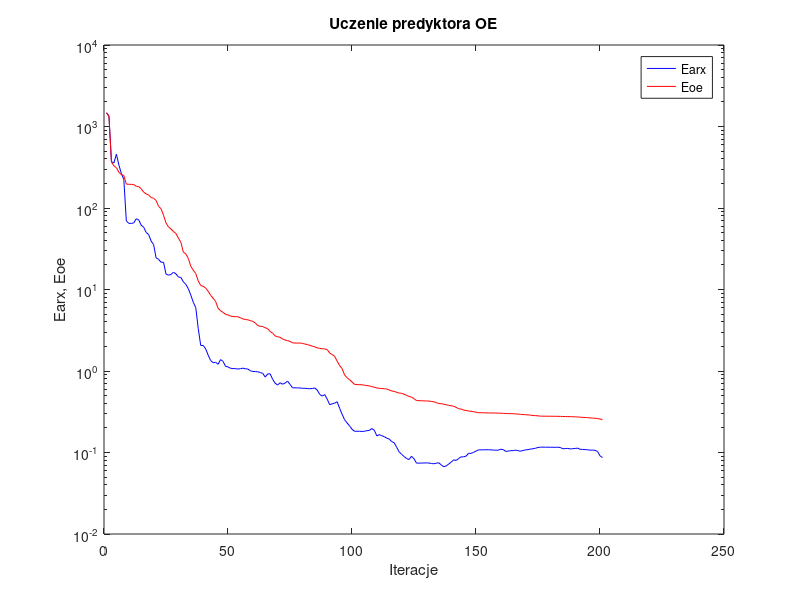
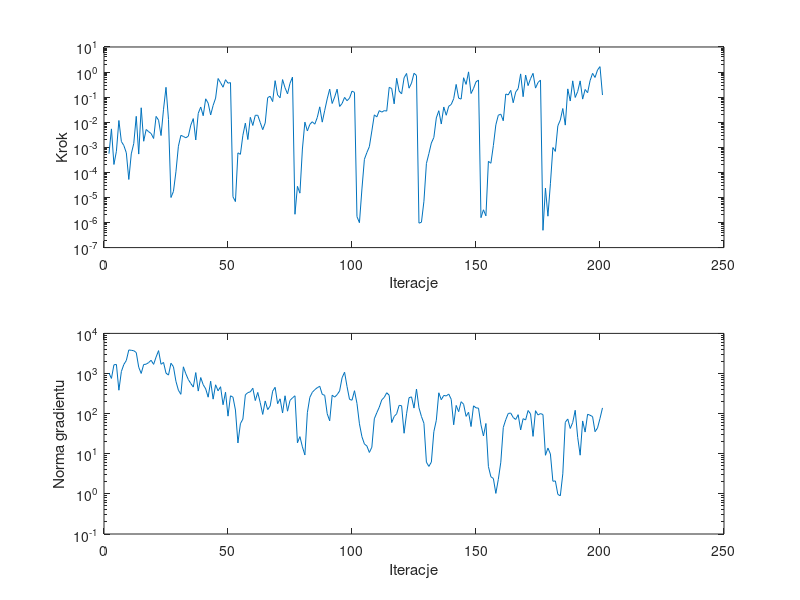

MATLAB code for these plots, in order:
%uczenie predyktora oe
clear all;
n=0; farx(n+1)=1.469385e+003; foe(n+1)=1.479382e+003; wspucz(n+1)=0.000000e+000; ng(n+1)=0.000000e+000;
%odnowa zmiennej metryki
n=1; farx(n+1)=1.337839e+003; foe(n+1)=1.338814e+003; krok(n+1)=5.559287e-004; ng(n+1)=1.024764e+003;
n=2; farx(n+1)=3.705254e+002; foe(n+1)=3.671561e+002; krok(n+1)=5.414124e-003; ng(n+1)=7.544537e+002;
n=3; farx(n+1)=3.581200e+002; foe(n+1)=3.288887e+002; krok(n+1)=2.064885e-004; ng(n+1)=1.647818e+003;
n=4; farx(n+1)=4.573536e+002; foe(n+1)=3.122995e+002; krok(n+1)=6.935224e-004; ng(n+1)=1.683159e+003;
n=5; farx(n+1)=3.362836e+002; foe(n+1)=2.743293e+002; krok(n+1)=1.170476e-002; ng(n+1)=3.835334e+002;
n=6; farx(n+1)=2.660557e+002; foe(n+1)=2.565154e+002; krok(n+1)=1.708199e-003; ng(n+1)=1.119290e+003;
n=7; farx(n+1)=2.229962e+002; foe(n+1)=2.503152e+002; krok(n+1)=1.174207e-003; ng(n+1)=1.682004e+003;
n=8; farx(n+1)=6.943421e+001; foe(n+1)=1.964543e+002; krok(n+1)=6.038301e-004; ng(n+1)=2.113686e+003;
n=9; farx(n+1)=6.484480e+001; foe(n+1)=1.953123e+002; krok(n+1)=5.210339e-005; ng(n+1)=3.863298e+003;
n=10; farx(n+1)=6.469748e+001; foe(n+1)=1.950917e+002; krok(n+1)=5.465324e-004; ng(n+1)=3.790245e+003;
n=11; farx(n+1)=6.569207e+001; foe(n+1)=1.939651e+002; krok(n+1)=1.420511e-003; ng(n+1)=3.700365e+003;
n=12; farx(n+1)=7.375771e+001; foe(n+1)=1.845947e+002; krok(n+1)=1.716139e-002; ng(n+1)=3.337619e+003;
n=13; farx(n+1)=7.159368e+001; foe(n+1)=1.831834e+002; krok(n+1)=5.362933e-004; ng(n+1)=1.432506e+003;
n=14; farx(n+1)=6.139345e+001; foe(n+1)=1.716831e+002; krok(n+1)=3.763810e-002; ng(n+1)=1.004198e+003;
n=15; farx(n+1)=5.811721e+001; foe(n+1)=1.564910e+002; krok(n+1)=1.742801e-003; ng(n+1)=1.678278e+003;
n=16; farx(n+1)=5.012717e+001; foe(n+1)=1.487853e+002; krok(n+1)=5.128285e-003; ng(n+1)=1.708281e+003;
n=17; farx(n+1)=4.719413e+001; foe(n+1)=1.448608e+002; krok(n+1)=4.184278e-003; ng(n+1)=1.874702e+003;
n=18; farx(n+1)=3.928713e+001; foe(n+1)=1.343830e+002; krok(n+1)=3.544455e-003; ng(n+1)=2.135772e+003;
n=19; farx(n+1)=3.566158e+001; foe(n+1)=1.316823e+002; krok(n+1)=2.241713e-003; ng(n+1)=1.690035e+003;
n=20; farx(n+1)=2.445644e+001; foe(n+1)=1.236079e+002; krok(n+1)=1.705843e-002; ng(n+1)=2.570133e+003;
n=21; farx(n+1)=2.351971e+001; foe(n+1)=1.049615e+002; krok(n+1)=1.204622e-002; ng(n+1)=3.721812e+003;
n=22; farx(n+1)=2.156885e+001; foe(n+1)=9.791813e+001; krok(n+1)=2.939560e-003; ng(n+1)=1.699605e+003;
n=23; farx(n+1)=2.160706e+001; foe(n+1)=8.155290e+001; krok(n+1)=3.294318e-002; ng(n+1)=1.890959e+003;
n=24; farx(n+1)=1.547503e+001; foe(n+1)=6.564908e+001; krok(n+1)=2.465387e-001; ng(n+1)=1.021840e+003;
n=25; farx(n+1)=1.501445e+001; foe(n+1)=5.864846e+001; krok(n+1)=1.290032e-002; ng(n+1)=9.139863e+002;
%odnowa zmiennej metryki
n=26; farx(n+1)=1.524676e+001; foe(n+1)=5.532123e+001; krok(n+1)=9.952471e-006; ng(n+1)=1.804848e+003;
n=27; farx(n+1)=1.629544e+001; foe(n+1)=5.157705e+001; krok(n+1)=1.733471e-005; ng(n+1)=1.478741e+003;
n=28; farx(n+1)=1.558267e+001; foe(n+1)=4.866383e+001; krok(n+1)=1.051281e-004; ng(n+1)=6.403659e+002;
n=29; farx(n+1)=1.424525e+001; foe(n+1)=4.279865e+001; krok(n+1)=1.104943e-003; ng(n+1)=3.834397e+002;
n=30; farx(n+1)=1.407516e+001; foe(n+1)=3.786414e+001; krok(n+1)=2.990450e-003; ng(n+1)=3.028670e+002;
n=31; farx(n+1)=1.240263e+001; foe(n+1)=2.872762e+001; krok(n+1)=2.707062e-003; ng(n+1)=1.469113e+003;
n=32; farx(n+1)=1.155473e+001; foe(n+1)=2.733213e+001; krok(n+1)=2.394037e-003; ng(n+1)=9.842232e+002;
n=33; farx(n+1)=1.022963e+001; foe(n+1)=2.403435e+001; krok(n+1)=2.778799e-003; ng(n+1)=7.085894e+002;
n=34; farx(n+1)=8.538747e+000; foe(n+1)=1.929006e+001; krok(n+1)=7.660947e-003; ng(n+1)=5.628997e+002;
n=35; farx(n+1)=6.967678e+000; foe(n+1)=1.722707e+001; krok(n+1)=1.394089e-002; ng(n+1)=4.587281e+002;
n=36; farx(n+1)=6.001311e+000; foe(n+1)=1.572028e+001; krok(n+1)=1.958759e-003; ng(n+1)=1.055666e+003;
n=37; farx(n+1)=3.318515e+000; foe(n+1)=1.277642e+001; krok(n+1)=2.262062e-002; ng(n+1)=3.651178e+002;
n=38; farx(n+1)=2.055007e+000; foe(n+1)=1.116931e+001; krok(n+1)=4.030924e-002; ng(n+1)=7.941849e+002;
n=39; farx(n+1)=2.061243e+000; foe(n+1)=1.096670e+001; krok(n+1)=1.815661e-002; ng(n+1)=5.259511e+002;
n=40; farx(n+1)=1.866245e+000; foe(n+1)=1.038061e+001; krok(n+1)=8.569436e-002; ng(n+1)=4.147032e+002;
n=41; farx(n+1)=1.567712e+000; foe(n+1)=9.525997e+000; krok(n+1)=5.753341e-002; ng(n+1)=2.569799e+002;
n=42; farx(n+1)=1.343211e+000; foe(n+1)=8.486238e+000; krok(n+1)=1.939776e-002; ng(n+1)=6.433524e+002;
n=43; farx(n+1)=1.265396e+000; foe(n+1)=7.821475e+000; krok(n+1)=4.663470e-002; ng(n+1)=2.297090e+002;
n=44; farx(n+1)=1.280794e+000; foe(n+1)=7.132538e+000; krok(n+1)=9.137743e-002; ng(n+1)=5.233976e+002;
n=45; farx(n+1)=1.207836e+000; foe(n+1)=5.893262e+000; krok(n+1)=5.535078e-001; ng(n+1)=3.706211e+002;
n=46; farx(n+1)=1.380090e+000; foe(n+1)=5.480851e+000; krok(n+1)=3.770915e-001; ng(n+1)=4.687149e+002;
n=47; farx(n+1)=1.312911e+000; foe(n+1)=5.240011e+000; krok(n+1)=2.483631e-001; ng(n+1)=1.665684e+002;
n=48; farx(n+1)=1.141165e+000; foe(n+1)=4.966489e+000; krok(n+1)=4.964909e-001; ng(n+1)=3.426306e+002;
n=49; farx(n+1)=1.122772e+000; foe(n+1)=4.871526e+000; krok(n+1)=3.601750e-001; ng(n+1)=8.660833e+001;
n=50; farx(n+1)=1.080406e+000; foe(n+1)=4.722346e+000; krok(n+1)=3.805404e-001; ng(n+1)=2.784676e+002;
%odnowa zmiennej metryki
n=51; farx(n+1)=1.069830e+000; foe(n+1)=4.658502e+000; krok(n+1)=1.061240e-005; ng(n+1)=2.574947e+002;
n=52; farx(n+1)=1.069443e+000; foe(n+1)=4.643857e+000; krok(n+1)=6.844969e-006; ng(n+1)=1.230918e+002;
n=53; farx(n+1)=1.056230e+000; foe(n+1)=4.630465e+000; krok(n+1)=6.007544e-004; ng(n+1)=1.857971e+001;
n=54; farx(n+1)=1.067669e+000; foe(n+1)=4.503004e+000; krok(n+1)=5.236811e-004; ng(n+1)=5.623295e+001;
n=55; farx(n+1)=1.084740e+000; foe(n+1)=4.354845e+000; krok(n+1)=3.011555e-003; ng(n+1)=7.325039e+001;
n=56; farx(n+1)=1.065117e+000; foe(n+1)=4.284128e+000; krok(n+1)=9.201482e-003; ng(n+1)=2.942385e+002;
n=57; farx(n+1)=1.058683e+000; foe(n+1)=4.243090e+000; krok(n+1)=2.041615e-003; ng(n+1)=3.343017e+002;
n=58; farx(n+1)=1.005527e+000; foe(n+1)=4.156020e+000; krok(n+1)=1.567008e-002; ng(n+1)=3.495178e+002;
n=59; farx(n+1)=9.875809e-001; foe(n+1)=4.065431e+000; krok(n+1)=7.409251e-003; ng(n+1)=4.299304e+002;
n=60; farx(n+1)=9.834687e-001; foe(n+1)=3.888979e+000; krok(n+1)=1.887308e-002; ng(n+1)=2.117608e+002;
n=61; farx(n+1)=9.792994e-001; foe(n+1)=3.605891e+000; krok(n+1)=1.891780e-002; ng(n+1)=3.380232e+002;
n=62; farx(n+1)=9.561318e-001; foe(n+1)=3.537331e+000; krok(n+1)=9.725768e-003; ng(n+1)=1.876411e+002;
n=63; farx(n+1)=9.384129e-001; foe(n+1)=3.516013e+000; krok(n+1)=5.042985e-003; ng(n+1)=9.559874e+001;
n=64; farx(n+1)=8.418078e-001; foe(n+1)=3.396684e+000; krok(n+1)=9.326355e-003; ng(n+1)=2.072189e+002;
n=65; farx(n+1)=9.217165e-001; foe(n+1)=3.301024e+000; krok(n+1)=9.548572e-002; ng(n+1)=1.260897e+002;
n=66; farx(n+1)=9.227459e-001; foe(n+1)=3.049243e+000; krok(n+1)=1.083782e-001; ng(n+1)=1.548630e+002;
n=67; farx(n+1)=7.914572e-001; foe(n+1)=2.913537e+000; krok(n+1)=6.640781e-002; ng(n+1)=3.626248e+002;
n=68; farx(n+1)=7.091155e-001; foe(n+1)=2.697026e+000; krok(n+1)=4.536903e-001; ng(n+1)=4.527605e+002;
n=69; farx(n+1)=6.717886e-001; foe(n+1)=2.628410e+000; krok(n+1)=1.217528e-001; ng(n+1)=1.769723e+002;
n=70; farx(n+1)=7.184405e-001; foe(n+1)=2.591480e+000; krok(n+1)=9.406594e-002; ng(n+1)=2.340742e+002;
n=71; farx(n+1)=6.882029e-001; foe(n+1)=2.472744e+000; krok(n+1)=5.015999e-001; ng(n+1)=1.036688e+002;
n=72; farx(n+1)=7.106118e-001; foe(n+1)=2.401228e+000; krok(n+1)=2.363480e-001; ng(n+1)=2.786172e+002;
n=73; farx(n+1)=7.499417e-001; foe(n+1)=2.359483e+000; krok(n+1)=1.348264e-001; ng(n+1)=1.151052e+002;
n=74; farx(n+1)=6.862068e-001; foe(n+1)=2.305949e+000; krok(n+1)=3.556863e-001; ng(n+1)=2.136201e+002;
n=75; farx(n+1)=6.229217e-001; foe(n+1)=2.219326e+000; krok(n+1)=6.282866e-001; ng(n+1)=2.471877e+002;
%odnowa zmiennej metryki
n=76; farx(n+1)=6.217156e-001; foe(n+1)=2.203416e+000; krok(n+1)=2.134892e-006; ng(n+1)=2.784689e+002;
n=77; farx(n+1)=6.205851e-001; foe(n+1)=2.202714e+000; krok(n+1)=2.769106e-005; ng(n+1)=1.875126e+001;
n=78; farx(n+1)=6.192550e-001; foe(n+1)=2.201928e+000; krok(n+1)=1.482924e-005; ng(n+1)=2.672491e+001;
n=79; farx(n+1)=6.135342e-001; foe(n+1)=2.188525e+000; krok(n+1)=8.528685e-004; ng(n+1)=1.486119e+001;
n=80; farx(n+1)=6.143722e-001; foe(n+1)=2.141344e+000; krok(n+1)=1.007731e-002; ng(n+1)=9.322712e+000;
n=81; farx(n+1)=6.086009e-001; foe(n+1)=2.111605e+000; krok(n+1)=4.478448e-003; ng(n+1)=1.056660e+002;
n=82; farx(n+1)=6.067104e-001; foe(n+1)=2.068078e+000; krok(n+1)=8.180929e-003; ng(n+1)=2.548680e+002;
n=83; farx(n+1)=6.099432e-001; foe(n+1)=2.014198e+000; krok(n+1)=1.042882e-002; ng(n+1)=3.398909e+002;
n=84; farx(n+1)=6.194586e-001; foe(n+1)=1.976412e+000; krok(n+1)=8.346822e-003; ng(n+1)=3.958946e+002;
n=85; farx(n+1)=5.824347e-001; foe(n+1)=1.924291e+000; krok(n+1)=1.547817e-002; ng(n+1)=4.432396e+002;
n=86; farx(n+1)=5.153554e-001; foe(n+1)=1.891368e+000; krok(n+1)=4.102628e-002; ng(n+1)=4.806950e+002;
n=87; farx(n+1)=4.926399e-001; foe(n+1)=1.878312e+000; krok(n+1)=1.007231e-002; ng(n+1)=3.021437e+002;
n=88; farx(n+1)=5.133021e-001; foe(n+1)=1.865224e+000; krok(n+1)=2.981463e-002; ng(n+1)=2.859201e+002;
n=89; farx(n+1)=4.516362e-001; foe(n+1)=1.832990e+000; krok(n+1)=8.512166e-002; ng(n+1)=9.937989e+001;
n=90; farx(n+1)=3.858017e-001; foe(n+1)=1.658661e+000; krok(n+1)=2.082003e-001; ng(n+1)=6.626127e+001;
n=91; farx(n+1)=3.957670e-001; foe(n+1)=1.595429e+000; krok(n+1)=5.576355e-002; ng(n+1)=2.875641e+002;
n=92; farx(n+1)=4.032112e-001; foe(n+1)=1.512298e+000; krok(n+1)=1.006208e-001; ng(n+1)=2.581052e+002;
n=93; farx(n+1)=4.196777e-001; foe(n+1)=1.324471e+000; krok(n+1)=2.073757e-001; ng(n+1)=2.970913e+002;
n=94; farx(n+1)=3.493537e-001; foe(n+1)=1.164824e+000; krok(n+1)=4.256083e-002; ng(n+1)=3.677623e+002;
n=95; farx(n+1)=2.951550e-001; foe(n+1)=1.071399e+000; krok(n+1)=5.560270e-002; ng(n+1)=7.827531e+002;
n=96; farx(n+1)=2.527417e-001; foe(n+1)=8.958328e-001; krok(n+1)=9.759878e-002; ng(n+1)=1.079049e+003;
n=97; farx(n+1)=2.306425e-001; foe(n+1)=8.269986e-001; krok(n+1)=7.215303e-002; ng(n+1)=4.724888e+002;
n=98; farx(n+1)=2.127266e-001; foe(n+1)=7.830194e-001; krok(n+1)=9.091272e-002; ng(n+1)=2.267891e+002;
n=99; farx(n+1)=1.930815e-001; foe(n+1)=7.346350e-001; krok(n+1)=1.732520e-001; ng(n+1)=2.160398e+002;
n=100; farx(n+1)=1.822000e-001; foe(n+1)=6.858080e-001; krok(n+1)=1.548452e-001; ng(n+1)=3.728962e+002;
%odnowa zmiennej metryki
n=101; farx(n+1)=1.822486e-001; foe(n+1)=6.799690e-001; krok(n+1)=1.717308e-006; ng(n+1)=1.800415e+002;
n=102; farx(n+1)=1.822134e-001; foe(n+1)=6.796526e-001; krok(n+1)=9.869600e-007; ng(n+1)=5.573759e+001;
n=103; farx(n+1)=1.813734e-001; foe(n+1)=6.779761e-001; krok(n+1)=2.170937e-005; ng(n+1)=2.661278e+001;
n=104; farx(n+1)=1.821917e-001; foe(n+1)=6.699196e-001; krok(n+1)=3.325065e-004; ng(n+1)=1.755178e+001;
n=105; farx(n+1)=1.852594e-001; foe(n+1)=6.618451e-001; krok(n+1)=6.180774e-004; ng(n+1)=1.558997e+001;
n=106; farx(n+1)=1.866080e-001; foe(n+1)=6.574881e-001; krok(n+1)=1.064808e-003; ng(n+1)=1.077284e+001;
n=107; farx(n+1)=1.970069e-001; foe(n+1)=6.426200e-001; krok(n+1)=4.481978e-003; ng(n+1)=1.456542e+001;
n=108; farx(n+1)=1.874970e-001; foe(n+1)=6.328118e-001; krok(n+1)=1.963396e-002; ng(n+1)=7.436580e+001;
n=109; farx(n+1)=1.599853e-001; foe(n+1)=6.198348e-001; krok(n+1)=1.626130e-002; ng(n+1)=1.054867e+002;
n=110; farx(n+1)=1.655940e-001; foe(n+1)=6.134239e-001; krok(n+1)=2.896961e-002; ng(n+1)=1.451044e+002;
n=111; farx(n+1)=1.608879e-001; foe(n+1)=6.091153e-001; krok(n+1)=2.527804e-002; ng(n+1)=2.200827e+002;
n=112; farx(n+1)=1.565190e-001; foe(n+1)=6.065964e-001; krok(n+1)=2.896961e-002; ng(n+1)=2.542126e+002;
n=113; farx(n+1)=1.497406e-001; foe(n+1)=6.014693e-001; krok(n+1)=2.779047e-002; ng(n+1)=3.318190e+002;
n=114; farx(n+1)=1.465906e-001; foe(n+1)=5.867756e-001; krok(n+1)=2.454949e-001; ng(n+1)=2.867339e+002;
n=115; farx(n+1)=1.363250e-001; foe(n+1)=5.681676e-001; krok(n+1)=2.209722e-001; ng(n+1)=5.998375e+001;
n=116; farx(n+1)=1.316824e-001; foe(n+1)=5.631451e-001; krok(n+1)=5.401650e-002; ng(n+1)=8.483127e+001;
n=117; farx(n+1)=1.162116e-001; foe(n+1)=5.469915e-001; krok(n+1)=5.642809e-001; ng(n+1)=9.909781e+001;
n=118; farx(n+1)=1.019347e-001; foe(n+1)=5.363186e-001; krok(n+1)=1.738735e-001; ng(n+1)=1.607778e+002;
n=119; farx(n+1)=9.509070e-002; foe(n+1)=5.326895e-001; krok(n+1)=1.350958e-001; ng(n+1)=1.575161e+002;
n=120; farx(n+1)=8.935486e-002; foe(n+1)=5.190821e-001; krok(n+1)=5.902321e-001; ng(n+1)=3.246647e+001;
n=121; farx(n+1)=8.437050e-002; foe(n+1)=5.024762e-001; krok(n+1)=8.800280e-001; ng(n+1)=9.908798e+001;
n=122; farx(n+1)=8.200459e-002; foe(n+1)=4.877892e-001; krok(n+1)=2.273633e-001; ng(n+1)=2.497252e+002;
n=123; farx(n+1)=8.993859e-002; foe(n+1)=4.779017e-001; krok(n+1)=3.636509e-001; ng(n+1)=2.617125e+002;
n=124; farx(n+1)=8.387879e-002; foe(n+1)=4.578907e-001; krok(n+1)=8.935632e-001; ng(n+1)=1.375436e+002;
n=125; farx(n+1)=7.408964e-002; foe(n+1)=4.344042e-001; krok(n+1)=7.310195e-001; ng(n+1)=4.098510e+002;
%odnowa zmiennej metryki
n=126; farx(n+1)=7.410982e-002; foe(n+1)=4.325771e-001; krok(n+1)=9.449980e-007; ng(n+1)=1.400249e+002;
n=127; farx(n+1)=7.414452e-002; foe(n+1)=4.319170e-001; krok(n+1)=1.025815e-006; ng(n+1)=8.495836e+001;
n=128; farx(n+1)=7.444584e-002; foe(n+1)=4.296258e-001; krok(n+1)=7.048309e-006; ng(n+1)=5.742173e+001;
n=129; farx(n+1)=7.450475e-002; foe(n+1)=4.289884e-001; krok(n+1)=2.247399e-004; ng(n+1)=6.178458e+000;
n=130; farx(n+1)=7.432935e-002; foe(n+1)=4.279465e-001; krok(n+1)=5.598060e-004; ng(n+1)=4.837777e+000;
n=131; farx(n+1)=7.322439e-002; foe(n+1)=4.226233e-001; krok(n+1)=1.481195e-003; ng(n+1)=6.201217e+000;
n=132; farx(n+1)=7.276350e-002; foe(n+1)=4.195589e-001; krok(n+1)=2.456077e-003; ng(n+1)=3.544691e+001;
n=133; farx(n+1)=7.393385e-002; foe(n+1)=4.091937e-001; krok(n+1)=1.486332e-002; ng(n+1)=6.832933e+001;
n=134; farx(n+1)=7.482099e-002; foe(n+1)=3.989827e-001; krok(n+1)=2.876670e-002; ng(n+1)=3.308012e+002;
n=135; farx(n+1)=7.028397e-002; foe(n+1)=3.967808e-001; krok(n+1)=8.471180e-003; ng(n+1)=2.222815e+002;
n=136; farx(n+1)=6.689374e-002; foe(n+1)=3.915462e-001; krok(n+1)=4.050274e-002; ng(n+1)=2.847025e+002;
n=137; farx(n+1)=6.849690e-002; foe(n+1)=3.853887e-001; krok(n+1)=1.895365e-002; ng(n+1)=2.756571e+002;
n=138; farx(n+1)=7.227864e-002; foe(n+1)=3.793898e-001; krok(n+1)=4.331299e-002; ng(n+1)=3.080883e+002;
n=139; farx(n+1)=7.624972e-002; foe(n+1)=3.744788e-001; krok(n+1)=5.082412e-002; ng(n+1)=2.279177e+002;
n=140; farx(n+1)=8.118468e-002; foe(n+1)=3.694375e-001; krok(n+1)=8.662598e-002; ng(n+1)=5.277255e+001;
n=141; farx(n+1)=7.984966e-002; foe(n+1)=3.582813e-001; krok(n+1)=3.214125e-001; ng(n+1)=1.601121e+002;
n=142; farx(n+1)=8.442079e-002; foe(n+1)=3.443063e-001; krok(n+1)=9.118713e-002; ng(n+1)=1.118059e+002;
n=143; farx(n+1)=8.843759e-002; foe(n+1)=3.415856e-001; krok(n+1)=8.343244e-002; ng(n+1)=1.982771e+002;
n=144; farx(n+1)=8.855067e-002; foe(n+1)=3.313008e-001; krok(n+1)=5.939923e-001; ng(n+1)=1.712554e+002;
n=145; farx(n+1)=9.019863e-002; foe(n+1)=3.281286e-001; krok(n+1)=3.224739e-001; ng(n+1)=8.539638e+001;
n=146; farx(n+1)=9.795999e-002; foe(n+1)=3.226182e-001; krok(n+1)=1.017241e+000; ng(n+1)=1.081944e+002;
n=147; farx(n+1)=9.747360e-002; foe(n+1)=3.212109e-001; krok(n+1)=1.392689e-001; ng(n+1)=4.766172e+001;
n=148; farx(n+1)=1.004236e-001; foe(n+1)=3.164337e-001; krok(n+1)=2.228338e-001; ng(n+1)=1.565047e+002;
n=149; farx(n+1)=1.039975e-001; foe(n+1)=3.124194e-001; krok(n+1)=4.079802e-001; ng(n+1)=1.394907e+002;
n=150; farx(n+1)=1.077953e-001; foe(n+1)=3.078839e-001; krok(n+1)=4.787134e-001; ng(n+1)=1.370001e+002;
%odnowa zmiennej metryki
n=151; farx(n+1)=1.078364e-001; foe(n+1)=3.074384e-001; krok(n+1)=1.561636e-006; ng(n+1)=5.271676e+001;
n=152; farx(n+1)=1.079202e-001; foe(n+1)=3.071001e-001; krok(n+1)=3.219719e-006; ng(n+1)=2.775105e+001;
n=153; farx(n+1)=1.080821e-001; foe(n+1)=3.064609e-001; krok(n+1)=1.845341e-006; ng(n+1)=5.682955e+001;
n=154; farx(n+1)=1.080196e-001; foe(n+1)=3.058058e-001; krok(n+1)=2.762358e-004; ng(n+1)=4.824124e+000;
n=155; farx(n+1)=1.078412e-001; foe(n+1)=3.056672e-001; krok(n+1)=2.308086e-004; ng(n+1)=2.670817e+000;
n=156; farx(n+1)=1.071922e-001; foe(n+1)=3.051976e-001; krok(n+1)=1.169862e-003; ng(n+1)=2.421428e+000;
n=157; farx(n+1)=1.065943e-001; foe(n+1)=3.048333e-001; krok(n+1)=7.883344e-003; ng(n+1)=1.028902e+000;
n=158; farx(n+1)=1.069730e-001; foe(n+1)=3.043294e-001; krok(n+1)=1.901096e-002; ng(n+1)=2.298414e+000;
n=159; farx(n+1)=1.097921e-001; foe(n+1)=3.031155e-001; krok(n+1)=2.097129e-002; ng(n+1)=6.162464e+000;
n=160; farx(n+1)=1.084555e-001; foe(n+1)=3.025318e-001; krok(n+1)=1.142218e-002; ng(n+1)=4.517549e+001;
n=161; farx(n+1)=1.031578e-001; foe(n+1)=3.013376e-001; krok(n+1)=1.335885e-001; ng(n+1)=7.077203e+001;
n=162; farx(n+1)=1.039805e-001; foe(n+1)=3.005641e-001; krok(n+1)=1.226008e-001; ng(n+1)=1.009332e+002;
n=163; farx(n+1)=1.054670e-001; foe(n+1)=2.997708e-001; krok(n+1)=1.865388e-001; ng(n+1)=1.034863e+002;
n=164; farx(n+1)=1.054002e-001; foe(n+1)=2.991072e-001; krok(n+1)=5.985461e-002; ng(n+1)=8.015198e+001;
n=165; farx(n+1)=1.070896e-001; foe(n+1)=2.976486e-001; krok(n+1)=1.587379e-001; ng(n+1)=7.146893e+001;
n=166; farx(n+1)=1.050669e-001; foe(n+1)=2.961890e-001; krok(n+1)=2.192961e-001; ng(n+1)=9.415734e+001;
n=167; farx(n+1)=1.038704e-001; foe(n+1)=2.935963e-001; krok(n+1)=8.457767e-001; ng(n+1)=3.928196e+001;
n=168; farx(n+1)=1.058664e-001; foe(n+1)=2.923614e-001; krok(n+1)=1.041001e-001; ng(n+1)=7.499732e+001;
n=169; farx(n+1)=1.076622e-001; foe(n+1)=2.905790e-001; krok(n+1)=7.612154e-001; ng(n+1)=6.940278e+001;
n=170; farx(n+1)=1.086348e-001; foe(n+1)=2.895128e-001; krok(n+1)=2.879025e-001; ng(n+1)=1.196965e+002;
n=171; farx(n+1)=1.101999e-001; foe(n+1)=2.873674e-001; krok(n+1)=5.491644e-001; ng(n+1)=9.844365e+001;
n=172; farx(n+1)=1.110677e-001; foe(n+1)=2.844413e-001; krok(n+1)=8.892951e-001; ng(n+1)=2.712699e+001;
n=173; farx(n+1)=1.128679e-001; foe(n+1)=2.834380e-001; krok(n+1)=2.292046e-001; ng(n+1)=1.184271e+002;
n=174; farx(n+1)=1.152206e-001; foe(n+1)=2.814230e-001; krok(n+1)=3.827775e-001; ng(n+1)=9.259293e+001;
n=175; farx(n+1)=1.163168e-001; foe(n+1)=2.794250e-001; krok(n+1)=4.787134e-001; ng(n+1)=1.004177e+002;
%odnowa zmiennej metryki
n=176; farx(n+1)=1.163198e-001; foe(n+1)=2.790114e-001; krok(n+1)=4.888654e-007; ng(n+1)=9.489789e+001;
n=177; farx(n+1)=1.161771e-001; foe(n+1)=2.788651e-001; krok(n+1)=2.371798e-005; ng(n+1)=9.166091e+000;
n=178; farx(n+1)=1.161546e-001; foe(n+1)=2.788430e-001; krok(n+1)=1.789244e-006; ng(n+1)=1.387410e+001;
n=179; farx(n+1)=1.160999e-001; foe(n+1)=2.786175e-001; krok(n+1)=3.511208e-005; ng(n+1)=9.864531e+000;
n=180; farx(n+1)=1.159310e-001; foe(n+1)=2.783726e-001; krok(n+1)=9.780005e-004; ng(n+1)=2.066255e+000;
n=181; farx(n+1)=1.157419e-001; foe(n+1)=2.781148e-001; krok(n+1)=6.856719e-004; ng(n+1)=2.102498e+000;
n=182; farx(n+1)=1.160663e-001; foe(n+1)=2.777891e-001; krok(n+1)=7.191611e-003; ng(n+1)=9.727266e-001;
n=183; farx(n+1)=1.152267e-001; foe(n+1)=2.775630e-001; krok(n+1)=1.226153e-002; ng(n+1)=8.953297e-001;
n=184; farx(n+1)=1.111518e-001; foe(n+1)=2.765255e-001; krok(n+1)=3.519888e-002; ng(n+1)=3.159802e+000;
n=185; farx(n+1)=1.116882e-001; foe(n+1)=2.764199e-001; krok(n+1)=7.667796e-003; ng(n+1)=6.079915e+001;
n=186; farx(n+1)=1.123014e-001; foe(n+1)=2.757893e-001; krok(n+1)=2.134155e-001; ng(n+1)=7.362252e+001;
n=187; farx(n+1)=1.104824e-001; foe(n+1)=2.756037e-001; krok(n+1)=7.000904e-002; ng(n+1)=4.266934e+001;
n=188; farx(n+1)=1.114360e-001; foe(n+1)=2.749183e-001; krok(n+1)=4.461224e-001; ng(n+1)=6.031108e+001;
n=189; farx(n+1)=1.121420e-001; foe(n+1)=2.735704e-001; krok(n+1)=9.704432e-002; ng(n+1)=1.212029e+002;
n=190; farx(n+1)=1.132238e-001; foe(n+1)=2.732012e-001; krok(n+1)=1.677703e-001; ng(n+1)=2.562108e+001;
n=191; farx(n+1)=1.094133e-001; foe(n+1)=2.709678e-001; krok(n+1)=4.446475e-001; ng(n+1)=9.217877e+000;
n=192; farx(n+1)=1.090567e-001; foe(n+1)=2.701438e-001; krok(n+1)=8.343244e-002; ng(n+1)=6.577209e+001;
n=193; farx(n+1)=1.085969e-001; foe(n+1)=2.689813e-001; krok(n+1)=2.022243e-001; ng(n+1)=3.472120e+001;
n=194; farx(n+1)=1.080060e-001; foe(n+1)=2.679715e-001; krok(n+1)=1.501755e-001; ng(n+1)=9.672924e+001;
n=195; farx(n+1)=1.068569e-001; foe(n+1)=2.658065e-001; krok(n+1)=4.536903e-001; ng(n+1)=9.107732e+001;
n=196; farx(n+1)=1.071209e-001; foe(n+1)=2.641989e-001; krok(n+1)=8.885059e-001; ng(n+1)=8.450344e+001;
n=197; farx(n+1)=1.063024e-001; foe(n+1)=2.635377e-001; krok(n+1)=6.095712e-001; ng(n+1)=3.548773e+001;
n=198; farx(n+1)=1.030241e-001; foe(n+1)=2.613255e-001; krok(n+1)=1.209268e+000; ng(n+1)=4.394858e+001;
n=199; farx(n+1)=9.109350e-002; foe(n+1)=2.569036e-001; krok(n+1)=1.645470e+000; ng(n+1)=7.595218e+001;
n=200; farx(n+1)=8.661831e-002; foe(n+1)=2.541405e-001; krok(n+1)=1.213694e-001; ng(n+1)=1.389420e+002;

figure; semilogy(farx,'b'); hold on; semilogy(foe,'r'); xlabel('Iteracje'); ylabel('Earx, Eoe'); legend('Earx','Eoe'); title('Uczenie predyktora OE');
figure; subplot(2,1,1); semilogy(krok); xlabel('Iteracje'); ylabel('Krok');
subplot(2,1,2); semilogy(ng); xlabel('Iteracje'); ylabel('Norma gradientu');
Earx=farx(n+1)
Eoe=foe(n+1)
